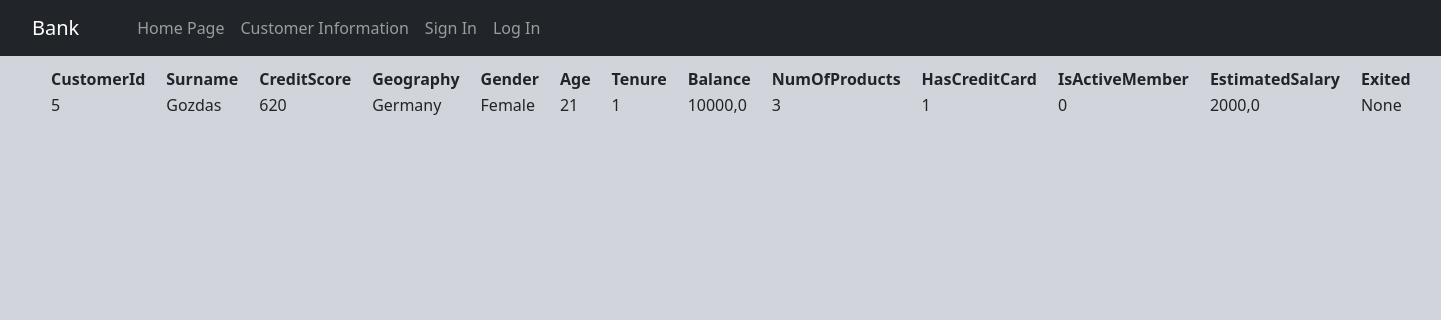
The app's page /data/5/ with its own data.
### data/models.py (models this page shows, shortened)
class Data(models.Model):
    CustomerId = models.IntegerField(primary_key=True, serialize=False, unique=True, auto_created=True)
    Surname = models.CharField(max_length=50, null=True)
    CreditScore = models.IntegerField(null=True)
    Geography = models.CharField(max_length=50, null=True)
    Gender = models.CharField(max_length=10, null=True)
    Age = models.IntegerField(null=True)
    Tenure = models.IntegerField(null=True)
    Balance = models.FloatField(null=True)
    NumOfProducts = models.IntegerField(null=True)
    HasCrCard = models.IntegerField(null=True)
    IsActiveMember = models.IntegerField(null=True)
    EstimatedSalary = models.FloatField(null=True)
    Exited = models.IntegerField(null=True, blank=True)

### data/views.py (the view)
# urls.py: path('<int:CustomerId>/', data_detail, name='detail'),
def data_detail(request, CustomerId):
    data = get_object_or_404(Data, CustomerId=CustomerId)
    context = {
        'data': data,
    }
    return render(request, 'data/detail.html', context)

### templates/data/detail.html (shortened to what this page needs)
{% extends 'base.html' %}
{% block body %}
    <table style="margin-top: 10px;">
        <tr>
            <td style="padding-right: 30px; padding-left: 20px;"></td>
            <td style="padding-right: 20px;"><strong>CustomerId</strong></td>
            <td style="padding-right: 20px;"><strong>Surname</strong></td>
            <td style="padding-right: 20px;"><strong>CreditScore</strong></td>
            <td style="padding-right: 20px;"><strong>Geography</strong></td>
            <td style="padding-right: 20px;"><strong>Gender</strong></td>
            <td style="padding-right: 20px;"><strong>Age</strong></td>
            <td style="padding-right: 20px;"><strong>Tenure</strong></td>
            <td style="padding-right: 20px;"><strong>Balance</strong></td>
            <td style="padding-right: 20px;"><strong>NumOfProducts</strong></td>
            <td style="padding-right: 20px;"><strong>HasCreditCard</strong></td>
            <td style="padding-right: 20px;"><strong>IsActiveMember</strong></td>
            <td style="padding-right: 20px;"><strong>EstimatedSalary</strong></td>
            <td style="padding-right: 20px;"><strong>Exited</strong></td>
        </tr>
        <tr>
            <td style="padding-right: 30px;"></td>
            <td style="padding-right: 20px;">{{data.CustomerId}}</td>
            <td style="padding-right: 20px;">{{data.Surname}}</td>
            <td style="padding-right: 20px;">{{data.CreditScore}}</td>
            <td style="padding-right: 20px;">{{data.Geography}}</td>
            <td style="padding-right: 20px;">{{data.Gender}}</td>
            <td style="padding-right: 20px;">{{data.Age}}</td>
            <td style="padding-right: 20px;">{{data.Tenure}}</td>
            <td style="padding-right: 20px;">{{data.Balance}}</td>
            <td style="padding-right: 20px;">{{data.NumOfProducts}}</td>
            <td style="padding-right: 20px;">{{data.HasCrCard}}</td>
            <td style="padding-right: 20px;">{{data.IsActiveMember}}</td>
            <td style="padding-right: 20px;">{{data.EstimatedSalary}}</td>
            <td style="padding-right: 20px;">{{data.Exited}}</td>
        </tr>
    </table>
{% endblock body %}

### records on screen
Data: CustomerId "5", Surname "Gozdas", CreditScore "620", Geography "Germany", Gender "Female", Age "21", Tenure "1", Balance "10000,0", NumOfProducts "3", HasCrCard "1", IsActiveMember "0", EstimatedSalary "2000,0", Exited "None"
